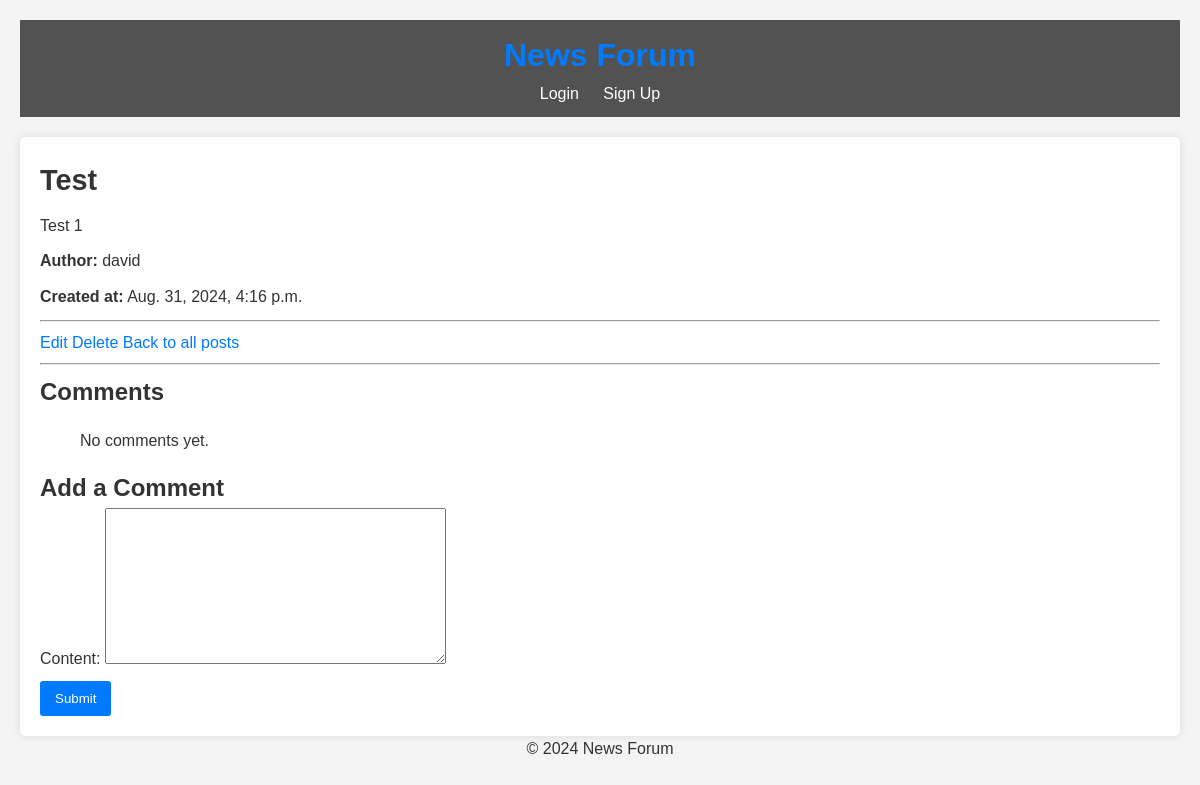
/post/1/, run on an earlier commit of the app's database.
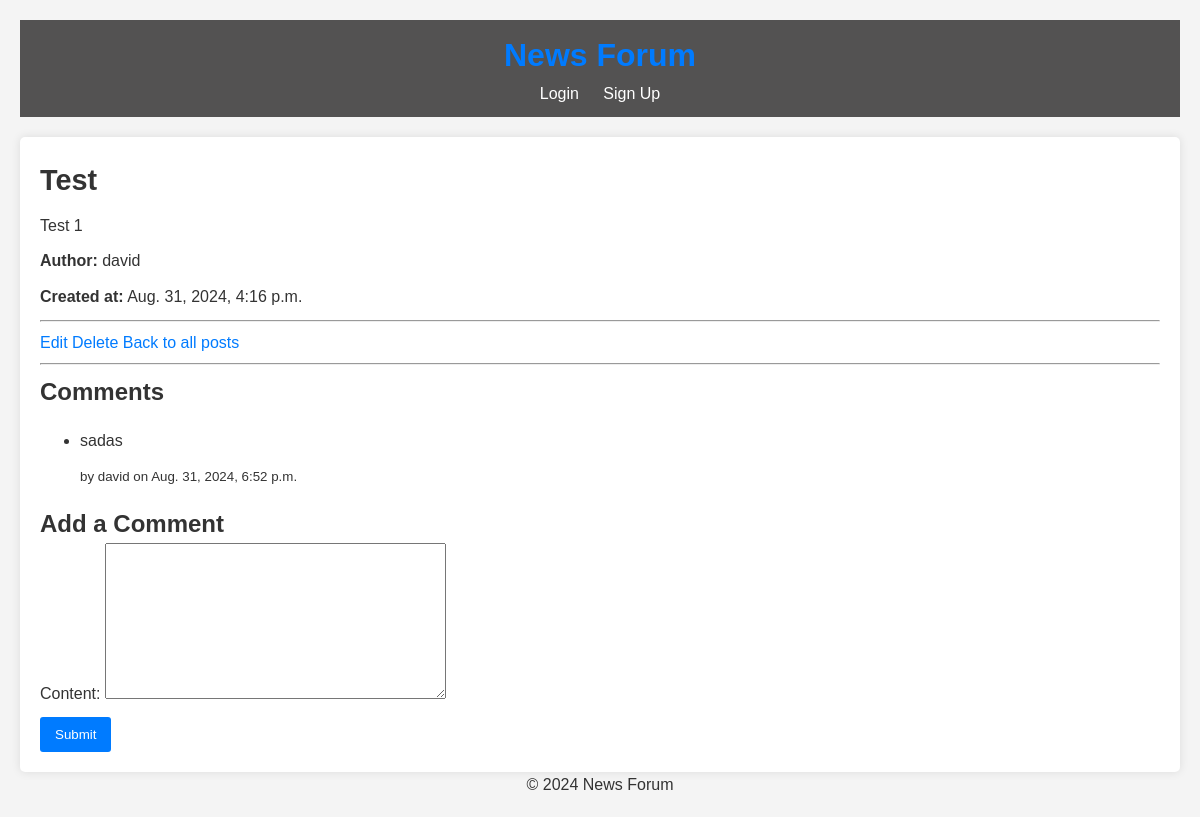
And on a later commit of the database.
### news/models.py (models this page shows, shortened)
class Post(models.Model):
    title = models.CharField(max_length=200)
    content = models.TextField()
    created_at = models.DateTimeField(auto_now_add=True)
    updated_at = models.DateTimeField(auto_now=True)
    author = models.ForeignKey(User, on_delete=models.CASCADE)
    category = models.ForeignKey(Category, on_delete=models.SET_NULL, null=True)
    upvotes = models.IntegerField(default=0)
    downvotes = models.IntegerField(default=0)

class Comment(models.Model):
    post = models.ForeignKey(Post, related_name='comments', on_delete=models.CASCADE)
    user = models.ForeignKey(User, on_delete=models.CASCADE)
    content = models.TextField()
    created_at = models.DateTimeField(auto_now_add=True)

### news/views.py (the view)
# urls.py: path('post/<int:id>/', views.post_detail, name='post_detail'),
def post_detail(request, id):
    post = get_object_or_404(Post, id=id)
    form = CommentForm()
    return render(request, 'news/post_detail.html', {'post': post, 'form': form})

### news/forms.py
class CommentForm(forms.ModelForm):
    class Meta:
        model = Comment
        fields = ['content']

### news/templates/news/post_detail.html (shortened to what this page needs)
{% extends 'base.html' %}
{% block content %}
    <h1>{{ post.title }}</h1>
    <p>{{ post.content }}</p>
    <p><strong>Author:</strong> {{ post.author.username }}</p>
    <p><strong>Created at:</strong> {{ post.created_at }}</p>
    <hr>
    <a href="{% url 'post_edit' post.id %}">Edit</a>
    <a href="{% url 'post_delete' post.id %}">Delete</a>
    <a href="{% url 'post_list' %}">Back to all posts</a>
    <hr>
    <h2>Comments</h2>
    <ul>
        {% for comment in post.comments.all %}
            <li>
                <p>{{ comment.content }}</p>
                <small>by {{ comment.user.username }} on {{ comment.created_at }}</small>
            </li>
        {% empty %}
            <p>No comments yet.</p>
        {% endfor %}
    </ul>
    <h2>Add a Comment</h2>
    <form method="post" action="{% url 'add_comment' post.id %}">
        {{ form.as_p }}
        <button type="submit">Submit</button>
    </form>
{% endblock %}

### news/templates/base.html (shortened to what this page needs)
{% load static %}
<!DOCTYPE html>
<html lang="en">
<head>
    <link rel="stylesheet" href="{% static 'css/style.css' %}">
</head>
<body>
    <header>
        <h1><a href="{% url 'post_list' %}">News Forum</a></h1>
        <nav>
            {% if user.is_authenticated %}
                <p>Welcome, {{ user.username }}!</p>
                <form id="logout-form" action="{% url 'logout' %}" method="post">
                    {% csrf_token %}
                    <button type="submit" class="logout-button">Logout</button>
                </form>
            {% else %}
                <a href="{% url 'login' %}">Login</a>
                <a href="{% url 'signup' %}">Sign Up</a>
            {% endif %}
        </nav>
    </header>
    <main>
        {% block content %}{% endblock %}
    </main>
    <footer>
        <p>&copy; 2024 News Forum</p>
    </footer>
</body>
</html>

### news/static/css/style.css (style rules this page uses)
body, h1, h2, p, a { margin: 0; padding: 0; color: #333; }
body { font-family: Arial, sans-serif; background-color: #f4f4f4; line-height: 1.6; margin: 20px; }
header { background: #535252; color: #fff; padding: 10px 0; text-align: center; margin-bottom: 20px; }
header h1 { margin: 0; font-size: 2em; }
nav a { color: #fff; margin: 0 10px; text-decoration: none; }
main { background: #fff; padding: 20px; border-radius: 5px; box-shadow: 0 0 10px rgba(0,0,0,0.1); }
h1 { margin-bottom: 10px; font-size: 1.8em; }
p { margin-bottom: 10px; }
a { color: #007bff; text-decoration: none; }
button { padding: 10px 15px; background-color: #007bff; color: #fff; border: none; border-radius: 3px; cursor: pointer; }
footer { text-align: center; }

What changed in the data, as far as the page shows it:
added Comment: content "sadas", user.username "david", created_at "Aug. 31, 2024, 6:52 p.m."
Also different on the page:
text no longer shown: "No comments yet."
